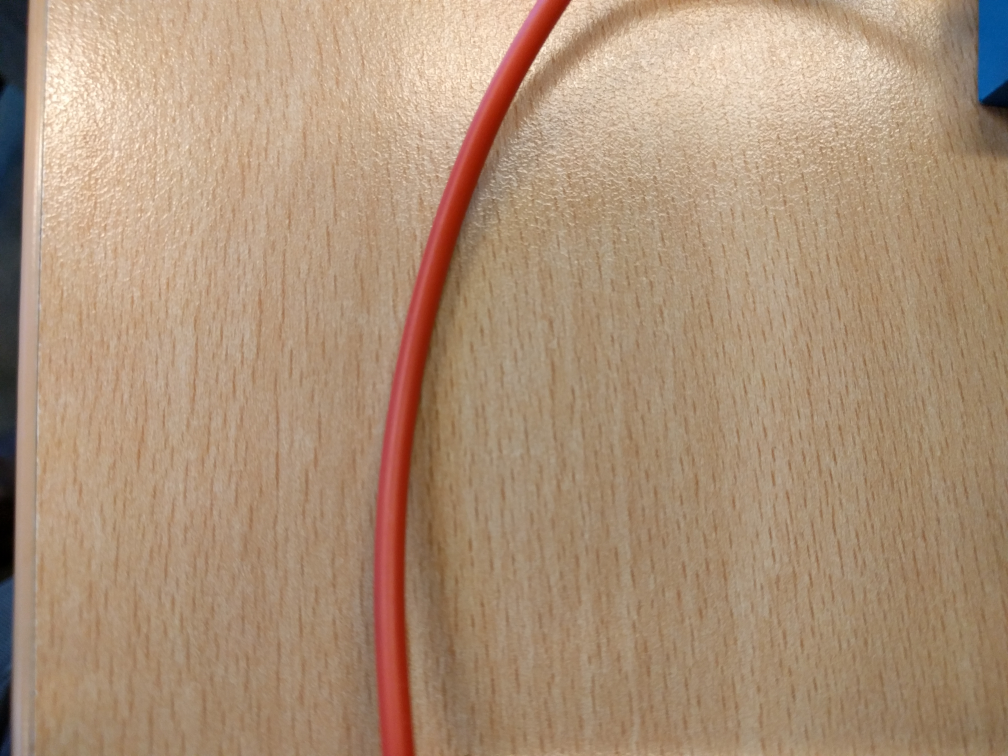
#> input picture red_line.jpg, 4032 x 3024 px, given in place of red_line_vid.mp4, which was not available (shown at 1/4 size)
$ python vid_test.py
#> lines starting #> are read from the running program, lines starting #| are printed output that depends on the picture; after the words box and inside, x2 and y2 are one past the last pixel; in counts of white or black regions, pixels touching at a corner belong together; pictures that were not available may be replaced by others from this repository, and a replacement may not be noted
import numpy as np
import cv2
import time

# Library to read and process video
cap = cv2.VideoCapture("red_line_vid.mp4")

def processing(img):
    # Ideally line has to be vertical in the image. Transpose if necessary.
    img = cv2.transpose(img)

    # Convert to HSV. First term determines the color. Red range is 0-30(ish).
    # Other values determine saturation and brightness.
    # http://docs.opencv.org/3.2.0/df/d9d/tutorial_py_colorspaces.html
    img_hsv = cv2.cvtColor(img, cv2.COLOR_BGR2HSV)

    # Min and max of threshold.
    minBound = np.array([0, 140, 140])
    maxBound = np.array([20, 255, 255])
    # Creates mask. 1 for pixels within bounds, 0 otherwise.
    mask = cv2.inRange(img_hsv, minBound, maxBound)

    res = np.copy(img)
    # List of coordinates of all points within the threshold (on the line).
    pline = []
    height, width, c = img.shape
    # for i in range(0, img.shape[0]-200,2):
    #     for j in range(0, img.shape[1],3):
    # This for loop has the triangle optimisation set up.
    for i in range(0, height, 1):
        for j in range(np.uint16(i/2), width - np.uint16(i/2), 2):
            if (mask[i,j] > 0):
                # res[i,j] = np.array([0, 255, 0])
                pline.append([i, j])

    pline = np.array(pline)

    # The two matrices for the least squares
    # X has two colums: a column of ones, and a column of the x coordinates of the points within theshold
    X = np.array([np.ones(pline.shape[0]), pline[:,0]]).T
    # y has one colums: the y coordinate of the points within threshold
    y = np.array(pline[:, 1]).reshape(-1, 1)
    coeffs = np.linalg.inv(X.T.dot(X)).dot(X.T).dot(y)

    # Line coefficients
    c = coeffs[0]
    m = coeffs[1]

    # Drawing the line of best fit
    pt1 = (c, 0)
    pt2 = (height*m + c, height)
    cv2.line(res, pt1, pt2, color=[255, 0, 0], thickness=3)

    # Drawing the black line in the center of the screen
    pt1 = (np.int32(width/2), 0)
    pt2 = (np.int32(width/2), height)
    cv2.line(res, pt1, pt2, color=[0,0,0], thickness=2)

    return res

framesSinceStart = 0
startTime = time.time()
while(True):
    # Capture frame-by-frame
    ret, frame = cap.read()
#> frame is the input picture: shape (3024, 4032, 3); mean B, G, R 119.9, 145.4, 172.7
    frame = cv2.resize(frame, (400, 300))
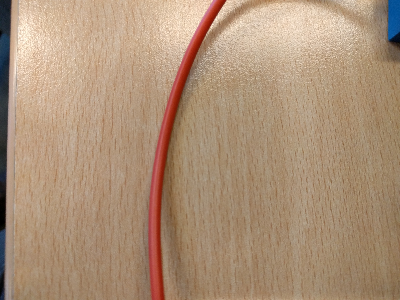
#> frame: shape (300, 400, 3); mean B, G, R 119.8, 145.3, 172.6

    # Our operations on the frame come here
    out = processing(frame)
#> in processing, `img = cv2.transpose(img)`:
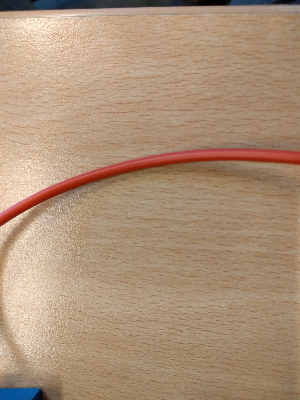
#> img: shape (400, 300, 3); mean of channels 0, 1, 2 119.8, 145.3, 172.6; drawn as B, G, R
#> in processing, `img_hsv = cv2.cvtColor(img, cv2.COLOR_BGR2HSV)`: img_hsv: shape (400, 300, 3); mean H, S, V 17.2, 82.4, 173.4
#> in processing, `mask = cv2.inRange(img_hsv, minBound, maxBound)`:
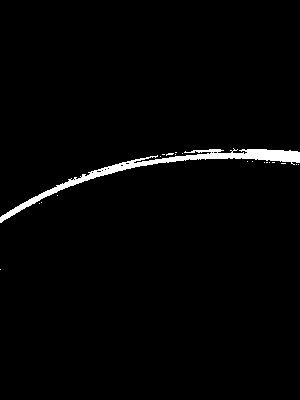
#> mask: shape (400, 300); 1.9% white; 20 white regions (19 under 20 px), largest, box (x1, y1, x2, y2) and area: (0, 148, 300, 223) 2242
#> (the run stopped early here; a loop or call above may not have finished)
